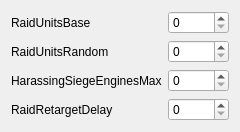
        <widget class="QFrame" name="frame_2">
         <property name="geometry">
          <rect>
           <x>30</x>
           <y>20</y>
           <width>191</width>
           <height>111</height>
          </rect>
         </property>
         <property name="frameShape">
          <enum>QFrame::NoFrame</enum>
         </property>
         <property name="frameShadow">
          <enum>QFrame::Raised</enum>
         </property>
         <layout class="QGridLayout" name="gridLayout_7">
          <item row="0" column="0">
           <widget class="QLabel" name="label_59">
            <property name="text">
             <string>RaidUnitsBase</string>
            </property>
           </widget>
          </item>
          <item row="2" column="0">
           <widget class="QLabel" name="label_61">
            <property name="text">
             <string>HarassingSiegeEnginesMax</string>
            </property>
           </widget>
          </item>
          <item row="0" column="1">
           <widget class="QSpinBox" name="RaidUnitsBase">
            <property name="toolTip">
             <string>&lt;html&gt;&lt;head/&gt;&lt;body&gt;&lt;p&gt;Base amount of raid troops&lt;/p&gt;&lt;p&gt;&lt;span style=&quot; font-weight:600; font-style:italic;&quot;&gt;Special case: [unknown trigger =&amp;gt; end result multiplied by 1.25]&lt;/span&gt;&lt;/p&gt;&lt;/body&gt;&lt;/html&gt;</string>
            </property>
            <property name="maximum">
             <number>65535</number>
            </property>
           </widget>
          </item>
          <item row="1" column="1">
           <widget class="QSpinBox" name="RaidUnitsRandom">
            <property name="toolTip">
             <string>&lt;html&gt;&lt;head/&gt;&lt;body&gt;&lt;p&gt;Maximum random addition to raid troops. &lt;/p&gt;&lt;p&gt;Special cases: &lt;/p&gt;&lt;p&gt;&lt;span style=&quot; font-weight:600; font-style:italic;&quot;&gt;[gold &amp;gt; 5000 =&amp;gt; multiplied by 2][gold &amp;lt; 1000 =&amp;gt; set to 0]&lt;/span&gt;&lt;/p&gt;&lt;p&gt;&lt;span style=&quot; font-weight:600; font-style:italic;&quot;&gt;[enemy gold &amp;lt; 500 =&amp;gt; divided by -2]&lt;/span&gt;&lt;/p&gt;&lt;/body&gt;&lt;/html&gt;</string>
            </property>
            <property name="maximum">
             <number>65535</number>
            </property>
           </widget>
          </item>
          <item row="1" column="0">
           <widget class="QLabel" name="label_60">
            <property name="text">
             <string>RaidUnitsRandom</string>
            </property>
           </widget>
          </item>
          <item row="2" column="1">
           <widget class="QSpinBox" name="HarassingSiegeEnginesMax">
            <property name="toolTip">
             <string>&lt;html&gt;&lt;head/&gt;&lt;body&gt;&lt;p&gt;The maximum of harassing siege engines an AI builds. Capped at 10.&lt;/p&gt;&lt;/body&gt;&lt;/html&gt;</string>
            </property>
            <property name="maximum">
             <number>10</number>
            </property>
           </widget>
          </item>
          <item row="3" column="0">
           <widget class="QLabel" name="label_114">
            <property name="text">
             <string>RaidRetargetDelay</string>
            </property>
           </widget>
          </item>
          <item row="3" column="1">
           <widget class="QSpinBox" name="RaidRetargetDelay">
            <property name="maximum">
             <number>65535</number>
            </property>
           </widget>
          </item>
         </layout>
        </widget>
